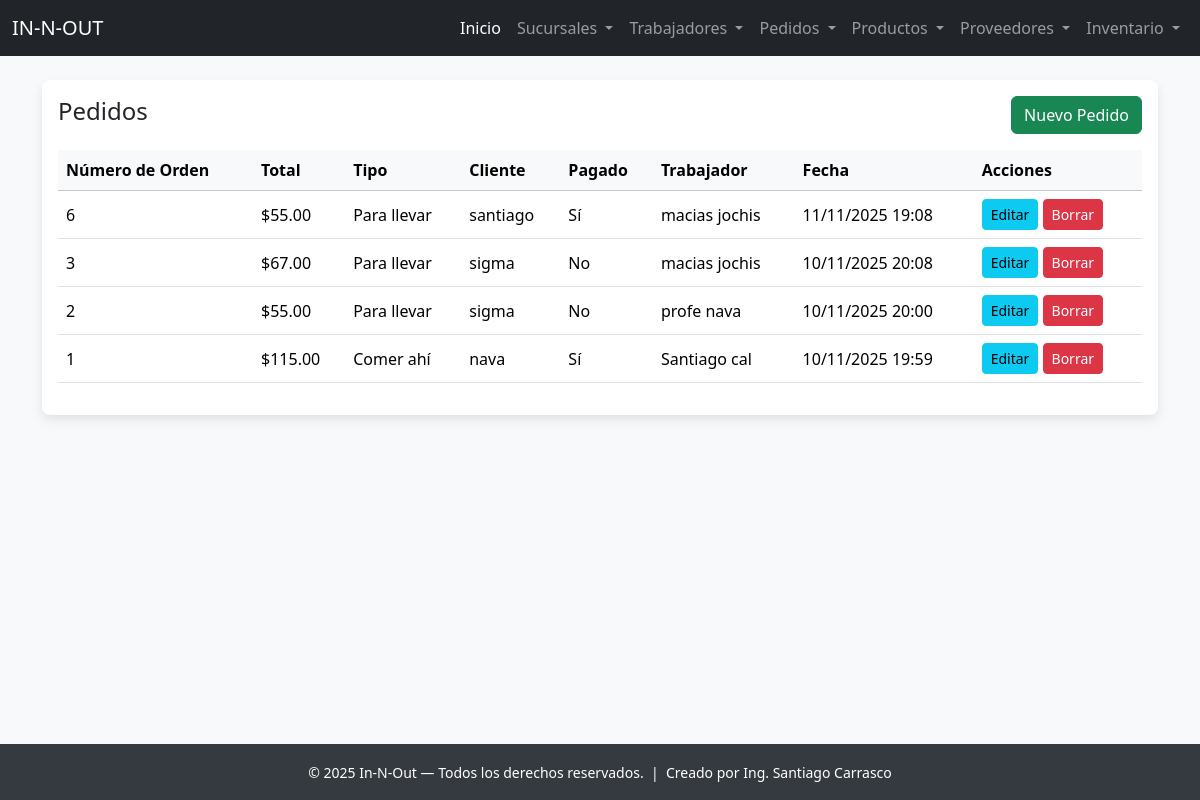
/pedido/ver/, run on the app's committed database.
### app_InNOut/models.py (models this page shows, shortened)
class Pedido(models.Model):
    fecha_pedido = models.DateTimeField(auto_now_add=True)
    numero_orden = models.PositiveIntegerField()
    total_pedido = models.DecimalField(max_digits=7, decimal_places=2)
    tipo_orden = models.CharField(max_length=50, help_text="Comer ahí o Para llevar")
    nombre_cliente_temporal = models.CharField(max_length=100, blank=True)
    pagado = models.BooleanField(default=False)
    trabajador = models.ForeignKey(Trabajador, on_delete=models.SET_NULL, null=True, blank=True, related_name="pedidos")

class Trabajador(models.Model):
    nombre = models.CharField(max_length=100)
    apellido = models.CharField(max_length=100)
    puesto = models.CharField(max_length=50)
    fecha_contratacion = models.DateField()
    email = models.EmailField(unique=True)
    telefono_personal = models.CharField(max_length=20, blank=True)
    sucursal = models.ForeignKey(Sucursal, on_delete=models.CASCADE, related_name="trabajadores")

### app_InNOut/views.py (the view)
# urls.py: path('pedido/ver/', views.ver_pedidos, name='ver_pedidos'),
def ver_pedidos(request):
    pedidos = Pedido.objects.select_related('trabajador').all().order_by('-fecha_pedido')
    return render(request, 'pedido/ver_pedidos.html', {'pedidos': pedidos})

### app_InNOut/templates/pedido/ver_pedidos.html (shortened to what this page needs)
{% extends "base.html" %}
{% block content %}
<div class="card card-soft p-3">
  <div class="d-flex justify-content-between align-items-center mb-3">
    <h4>Pedidos</h4>
    <a class="btn btn-success" href="{% url 'agregar_pedido' %}">
       Nuevo Pedido
    </a>
  </div>
  <table class="table table-hover align-middle">
    <thead class="table-light">
      <tr>
        <th>Número de Orden</th>
        <th>Total</th>
        <th>Tipo</th>
        <th>Cliente</th>
        <th>Pagado</th>
        <th>Trabajador</th>
        <th>Fecha</th>
        <th>Acciones</th>
      </tr>
    </thead>
    <tbody>
      {% for p in pedidos %}
      <tr>
        <td>{{ p.numero_orden }}</td>
        <td>${{ p.total_pedido }}</td>
        <td>{{ p.tipo_orden }}</td>
        <td>{{ p.nombre_cliente_temporal }}</td>
        <td>{% if p.pagado %}Sí{% else %}No{% endif %}</td>
        <td>{% if p.trabajador %}{{ p.trabajador.nombre }} {{ p.trabajador.apellido }}{% else %}-{% endif %}</td>
        <td>{{ p.fecha_pedido|date:"d/m/Y H:i" }}</td>
        <td>
          <a class="btn btn-sm btn-info" href="{% url 'actualizar_pedido' p.id %}">Editar</a>
          <a class="btn btn-sm btn-danger" href="{% url 'borrar_pedido' p.id %}">Borrar</a>
        </td>
      </tr>
      {% empty %}
      <tr><td colspan="8" class="text-center text-muted">No existen pedidos registrados.</td></tr>
      {% endfor %}
    </tbody>
  </table>
</div>
{% endblock %}

### app_InNOut/templates/base.html (shortened to what this page needs)
<!doctype html>
<html lang="es">
<head>
  <link href="https://cdn.jsdelivr.net/npm/bootstrap@5.3.3/dist/css/bootstrap.min.css" rel="stylesheet">
</head>
<body>
  {% include 'header.html' %}
  <main class="container mt-4 mb-5">
    {% block content %}
    {% endblock %}
  </main>
  {% include 'footer.html' %}
</body>
</html>

### app_InNOut/templates/header.html (shortened to what this page needs)
{% include 'navbar.html' %}

### app_InNOut/templates/navbar.html (shortened to what this page needs)
<nav class="navbar navbar-expand-lg navbar-dark bg-dark fixed-top">
    <div class="container-fluid">
        <a class="navbar-brand" href="{% url 'inicio' %}">
             IN-N-OUT
        </a>
        <div class="collapse navbar-collapse" id="navbarNavDropdown">
            <ul class="navbar-nav ms-auto">
                <li class="nav-item">
                    <a class="nav-link active" href="{% url 'inicio' %}">
                         Inicio
                    </a>
                </li>
                <li class="nav-item dropdown">
                    <a class="nav-link dropdown-toggle" href="#" data-bs-toggle="dropdown">
                         Sucursales
                    </a>
                </li>
                <li class="nav-item dropdown">
                    <a class="nav-link dropdown-toggle" href="#" data-bs-toggle="dropdown">
                         Trabajadores
                    </a>
                </li>
                <li class="nav-item dropdown">
                    <a class="nav-link dropdown-toggle" href="#" data-bs-toggle="dropdown">
                         Pedidos
                    </a>
                </li>
                <li class="nav-item dropdown">
                    <a class="nav-link dropdown-toggle" href="#" data-bs-toggle="dropdown">
                         Productos
                    </a>
                </li>
                <li class="nav-item dropdown">
                    <a class="nav-link dropdown-toggle" href="#" data-bs-toggle="dropdown">
                         Proveedores
                    </a>
                </li>
                <li class="nav-item dropdown">
                    <a class="nav-link dropdown-toggle" href="#" data-bs-toggle="dropdown">
                         Inventario
                    </a>
                </li>
            </ul>
        </div>
    </div>
</nav>

### app_InNOut/templates/footer.html
<footer class="fixed-footer text-center">
    <div class="container">
      <small>
        &copy; {% now "Y" %} In-N-Out — Todos los derechos reservados.
        &nbsp;|&nbsp; Creado por Ing. Santiago Carrasco
      </small>
    </div>
  </footer>

### app_InNOut/templates/base.html (style rules this page uses)
body { background-color: #f8f9fa; padding-top: 56px; padding-bottom: 60px; }
.card-soft { box-shadow: 0 4px 8px 0 rgba(0,0,0,0.05), 0 6px 15px 0 rgba(0,0,0,0.05); border: none; border-radius: .5rem; }
.fixed-footer { position: fixed; left: 0; bottom: 0; width: 100%; background-color: #343a40; color: white; padding: 1rem 0; }

### data on the page
Pedido: numero_orden "6", total_pedido "55.00", tipo_orden "Para llevar", nombre_cliente_temporal "santiago", pagado "Sí", trabajador.nombre "macias", trabajador.apellido "jochis", fecha_pedido "11/11/2025 19:08"
Pedido: numero_orden "3", total_pedido "67.00", tipo_orden "Para llevar", nombre_cliente_temporal "sigma", pagado "No", trabajador.nombre "macias", trabajador.apellido "jochis", fecha_pedido "10/11/2025 20:08"
Pedido: numero_orden "2", total_pedido "55.00", tipo_orden "Para llevar", nombre_cliente_temporal "sigma", pagado "No", trabajador.nombre "profe", trabajador.apellido "nava", fecha_pedido "10/11/2025 20:00"
Pedido: numero_orden "1", total_pedido "115.00", tipo_orden "Comer ahí", nombre_cliente_temporal "nava", pagado "Sí", trabajador.nombre "Santiago", trabajador.apellido "cal", fecha_pedido "10/11/2025 19:59"
